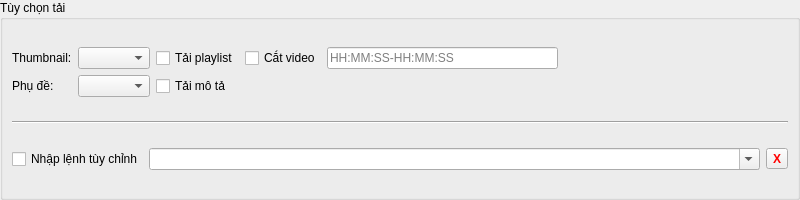
<?xml version="1.0" encoding="UTF-8"?>
<!-- Vị trí: /ui/widgets/downloadoptionswidget.ui -->
<!-- Phiên bản: 1.2 (Hoàn thiện UX) -->
<ui version="4.0">
 <class>DownloadOptionsWidget</class>
 <widget class="QWidget" name="DownloadOptionsWidget">
  <property name="geometry">
   <rect>
    <x>0</x>
    <y>0</y>
    <width>800</width>
    <height>200</height>
   </rect>
  </property>
  <property name="windowTitle">
   <string>Form</string>
  </property>
  <layout class="QVBoxLayout" name="verticalLayout">
   <property name="leftMargin">
    <number>0</number>
   </property>
   <property name="topMargin">
    <number>0</number>
   </property>
   <property name="rightMargin">
    <number>0</number>
   </property>
   <property name="bottomMargin">
    <number>0</number>
   </property>
   <item>
    <widget class="QGroupBox" name="downloadOptionsGroupBox">
     <property name="title">
      <string>Tùy chọn tải</string>
     </property>
     <property name="checkable">
      <bool>false</bool>
     </property>
     <layout class="QVBoxLayout" name="verticalLayout_2">
      <item>
       <layout class="QGridLayout" name="gridLayout_3">
        <item row="0" column="0">
         <widget class="QLabel" name="label_2">
          <property name="text">
           <string>Thumbnail:</string>
          </property>
         </widget>
        </item>
        <item row="0" column="1">
         <widget class="QComboBox" name="thumbnailComboBox"/>
        </item>
        <item row="0" column="2">
         <widget class="QCheckBox" name="downloadPlaylistCheckBox">
          <property name="text">
           <string>Tải playlist</string>
          </property>
         </widget>
        </item>
        <item row="0" column="3">
         <widget class="QCheckBox" name="cutVideoCheckBox">
          <property name="text">
           <string>Cắt video</string>
          </property>
         </widget>
        </item>
        <item row="0" column="4">
         <widget class="QLineEdit" name="cutTimeLineEdit">
          <property name="placeholderText">
           <string>HH:MM:SS-HH:MM:SS</string>
          </property>
         </widget>
        </item>
        <item row="0" column="5">
         <spacer name="horizontalSpacer_2">
          <property name="orientation">
           <enum>Qt::Horizontal</enum>
          </property>
          <property name="sizeHint" stdset="0">
           <size>
            <width>40</width>
            <height>20</height>
           </size>
          </property>
         </spacer>
        </item>
        <item row="1" column="0">
         <widget class="QLabel" name="label_3">
          <property name="text">
           <string>Phụ đề:</string>
          </property>
         </widget>
        </item>
        <item row="1" column="1">
         <widget class="QComboBox" name="subtitleComboBox"/>
        </item>
        <item row="1" column="2">
         <widget class="QCheckBox" name="writeDescriptionCheckBox">
          <property name="text">
           <string>Tải mô tả</string>
          </property>
         </widget>
        </item>
       </layout>
      </item>
      <item>
       <widget class="Line" name="line">
        <property name="orientation">
         <enum>Qt::Horizontal</enum>
        </property>
       </widget>
      </item>
      <item>
       <layout class="QHBoxLayout" name="horizontalLayout_2">
        <item>
         <widget class="QCheckBox" name="useCustomCommandCheckBox">
          <property name="text">
           <string>Nhập lệnh tùy chỉnh</string>
          </property>
         </widget>
        </item>
        <item>
         <widget class="QComboBox" name="customCommandComboBox">
          <property name="sizePolicy">
           <sizepolicy hsizetype="Expanding" vsizetype="Fixed">
            <horstretch>0</horstretch>
            <verstretch>0</verstretch>
           </sizepolicy>
          </property>
          <property name="editable">
           <bool>true</bool>
          </property>
         </widget>
        </item>
        <item>
         <widget class="QToolButton" name="clearCustomCommandButton">
          <property name="text">
           <string>X</string>
          </property>
          <property name="styleSheet">
           <string>color: red; font-weight: bold;</string>
          </property>
         </widget>
        </item>
       </layout>
      </item>
     </layout>
    </widget>
   </item>
  </layout>
 </widget>
 <resources/>
 <connections/>
</ui>
